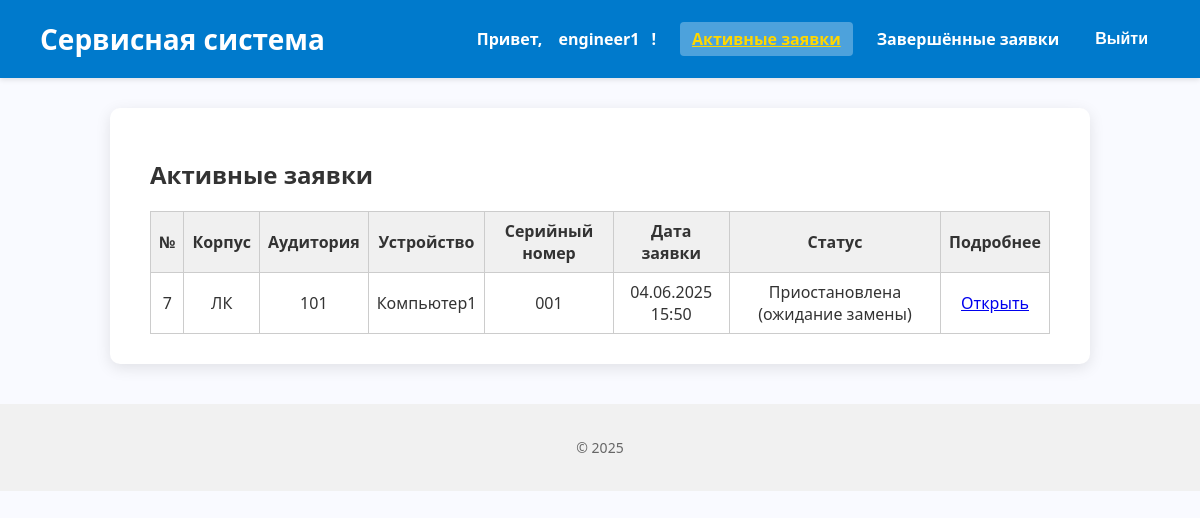
Page /active-requests/ (signed in) on the earlier database version.
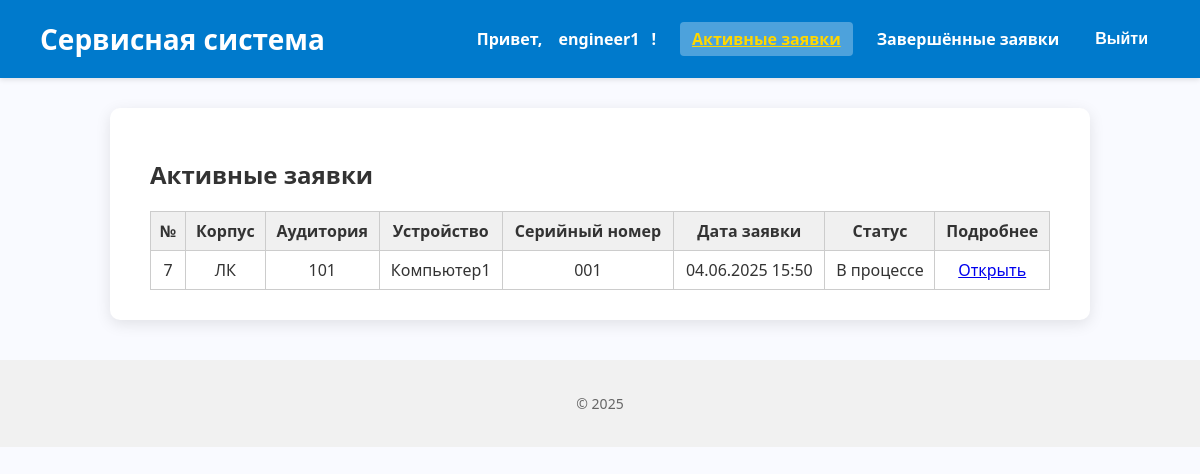
Same page on the later database version.
### core/models.py (models this page shows, shortened)
class ServiceRequest(models.Model):
    device = models.ForeignKey(Device, on_delete=models.CASCADE, related_name='service_requests', verbose_name="Устройство")
    created_by = models.ForeignKey(
        settings.AUTH_USER_MODEL, on_delete=models.SET_NULL,
        null=True, related_name='requests_created', verbose_name="Создал"
    )
    assigned_engineer = models.ForeignKey(
        settings.AUTH_USER_MODEL, on_delete=models.SET_NULL,
        null=True, blank=True, related_name='assigned_requests', verbose_name="Инженер"
    )
    created_at = models.DateTimeField("Дата создания", auto_now_add=True)
    description = models.TextField("Описание проблемы")
    is_completed = models.BooleanField("Завершено", default=False)
    requires_replacement = models.BooleanField("Требуется замена", default=False)
    is_paused = models.BooleanField("Приостановлена (ожидание замены)", default=False)
    replacement_requested = models.BooleanField("Запрос на замену оборудования", default=False)
    class Meta:
        verbose_name = "Заявка на обслуживание"
        verbose_name_plural = "Заявки на обслуживание"
    @property
    def status(self):
        if self.is_completed:
            return "Завершена"
        if self.is_paused:
            return "Приостановлена (ожидание замены)"
        return "В процессе"

class Device(models.Model):
    cabinet = models.ForeignKey(Cabinet, on_delete=models.CASCADE, related_name='devices', verbose_name="Кабинет")
    name = models.CharField("Название устройства", max_length=100)
    serial_number = models.CharField("Серийный номер", max_length=100, unique=True)
    purchase_date = models.DateField("Дата покупки")
    cost = models.DecimalField("Стоимость", max_digits=10, decimal_places=2)
    class Meta:
        verbose_name = "Устройство"
        verbose_name_plural = "Устройства"

class Cabinet(models.Model):
    number = models.CharField("Номер кабинета", max_length=10)
    building = models.CharField("Корпус", max_length=50)
    class Meta:
        verbose_name = "Кабинет"
        verbose_name_plural = "Кабинеты"

### core/views.py (the view)
# urls.py: path('active-requests/', views.active_requests, name='active_requests'),
@login_required
def active_requests(request):
    if request.user.role != 'engineer':
        return redirect('login')
    requests = ServiceRequest.objects.filter(assigned_engineer=request.user, is_completed=False)
    return render(request, 'engineer/active_requests.html', {'requests': requests})

### core/templates/engineer/active_requests.html (shortened to what this page needs)
{% extends 'base.html' %}
{% block content %}
<h2>Активные заявки</h2>
{% if requests %}
<table style="width: 100%; border-collapse: collapse;">
  <thead style="background-color: #f0f0f0;">
    <tr>
      <th style="border: 1px solid #ccc; padding: 8px; text-align: center;">№</th>
      <th style="border: 1px solid #ccc; padding: 8px; text-align: center;">Корпус</th>
      <th style="border: 1px solid #ccc; padding: 8px; text-align: center;">Аудитория</th>
      <th style="border: 1px solid #ccc; padding: 8px; text-align: center;">Устройство</th>
      <th style="border: 1px solid #ccc; padding: 8px; text-align: center;">Серийный номер</th>
      <th style="border: 1px solid #ccc; padding: 8px; text-align: center;">Дата заявки</th>
      <th style="border: 1px solid #ccc; padding: 8px; text-align: center;">Статус</th>
      <th style="border: 1px solid #ccc; padding: 8px; text-align: center;">Подробнее</th>
    </tr>
  </thead>
  <tbody>
    {% for req in requests %}
    <tr>
      <td style="border: 1px solid #ccc; padding: 8px; text-align: center;">{{ req.id }}</td>
      <td style="border: 1px solid #ccc; padding: 8px; text-align: center;">{{ req.device.cabinet.building }}</td>
      <td style="border: 1px solid #ccc; padding: 8px; text-align: center;">{{ req.device.cabinet.number }}</td>
      <td style="border: 1px solid #ccc; padding: 8px; text-align: center;">{{ req.device.name }}</td>
      <td style="border: 1px solid #ccc; padding: 8px; text-align: center;">{{ req.device.serial_number }}</td>
      <td style="border: 1px solid #ccc; padding: 8px; text-align: center;">{{ req.created_at|date:"d.m.Y H:i" }}</td>
      <td style="border: 1px solid #ccc; padding: 8px; text-align: center;">{{ req.status }}</td>
      <td style="border: 1px solid #ccc; padding: 8px; text-align: center;">
        <a href="{% url 'engineer_request_detail' req.id %}">Открыть</a>
      </td>
    </tr>
    {% endfor %}
  </tbody>
</table>
{% else %}
  <p>Нет активных заявок.</p>
{% endif %}
{% endblock %}

Differences in the rows shown:
changed ServiceRequest "ЛК": status "Приостановлена (ожидание замены)" → "В процессе"
